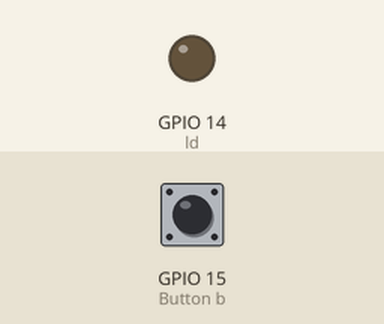
The program below on a simulated Raspberry Pi (BCM pin numbers). On the bench: output pins drawn as LEDs (lit = HIGH). Dashed ring = blinking. The inputs (shaded band) are chosen by the test bench; at power-on: GPIO 15 (Button b) HIGH. The clock reads 2024-03-15 10:24:30 at power-on unless the program sets it; files the program writes start out absent.

Above: at 1.2 s.
1.3 s: GPIO 15 (Button b) pulled LOW for 3.2 s
At 2.1 s:
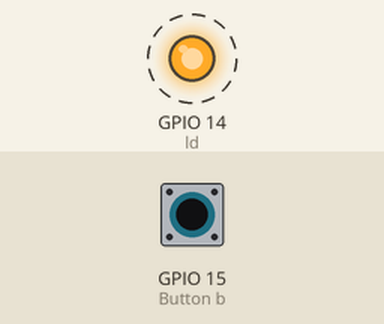
6.0 s: GPIO 15 (Button b) pulled LOW for 0.15 s
At 7.2 s:
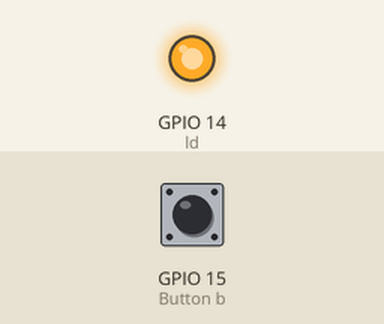
7.6 s: GPIO 15 (Button b) pulled LOW for 1 s
At 8.5 s:
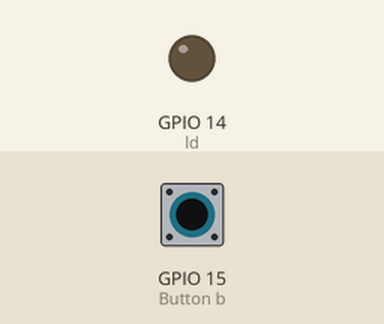
Timing chart, 0 to 10.6 s (numbered marks = the images above; inputs shaded):
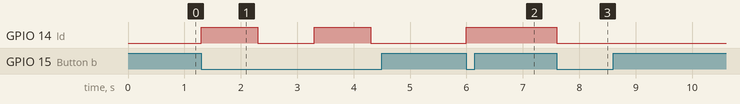

The program:

Button.py
```python
from gpiozero import Button, LED
from time import sleep
from logger import log, log_file

b = Button(15) # Button at GPIO15
ld = LED(14) # Led at GPIO14

log_file("Avvio", "file_avvio")

while True:
    if b.is_pressed:
        ld.toggle()
        log("Button pressed")
        sleep(1) # Wait 1 second
```

logger.py
```python
# This code is logger code for various app
import time


def log(message):
    data = str(time.strftime("%d-%m-%Y"))
    hour = str(time.strftime("%H:%M:%S"))
    file = open(".//Log//Log" + data + ".txt", "a")
    file.write("[" + hour + "] " + message + "\n")
    file.close()


def log_file(message, n_file):
    hour = str(time.strftime("%H:%M:%S"))
    file = open( ".//" + n_file, "a")
    file.write("[" + hour + "] " + message + "\n")
    file.close()
```

Measured:
- after the input at 1.3 s, GPIO 14 (ld): alternates HIGH for 1.0 s and LOW for 1.0 s, starting at once
- after the input at 6.0 s, GPIO 14 (ld): LOW → HIGH at once
- after the input at 7.6 s, GPIO 14 (ld): HIGH → LOW at once
